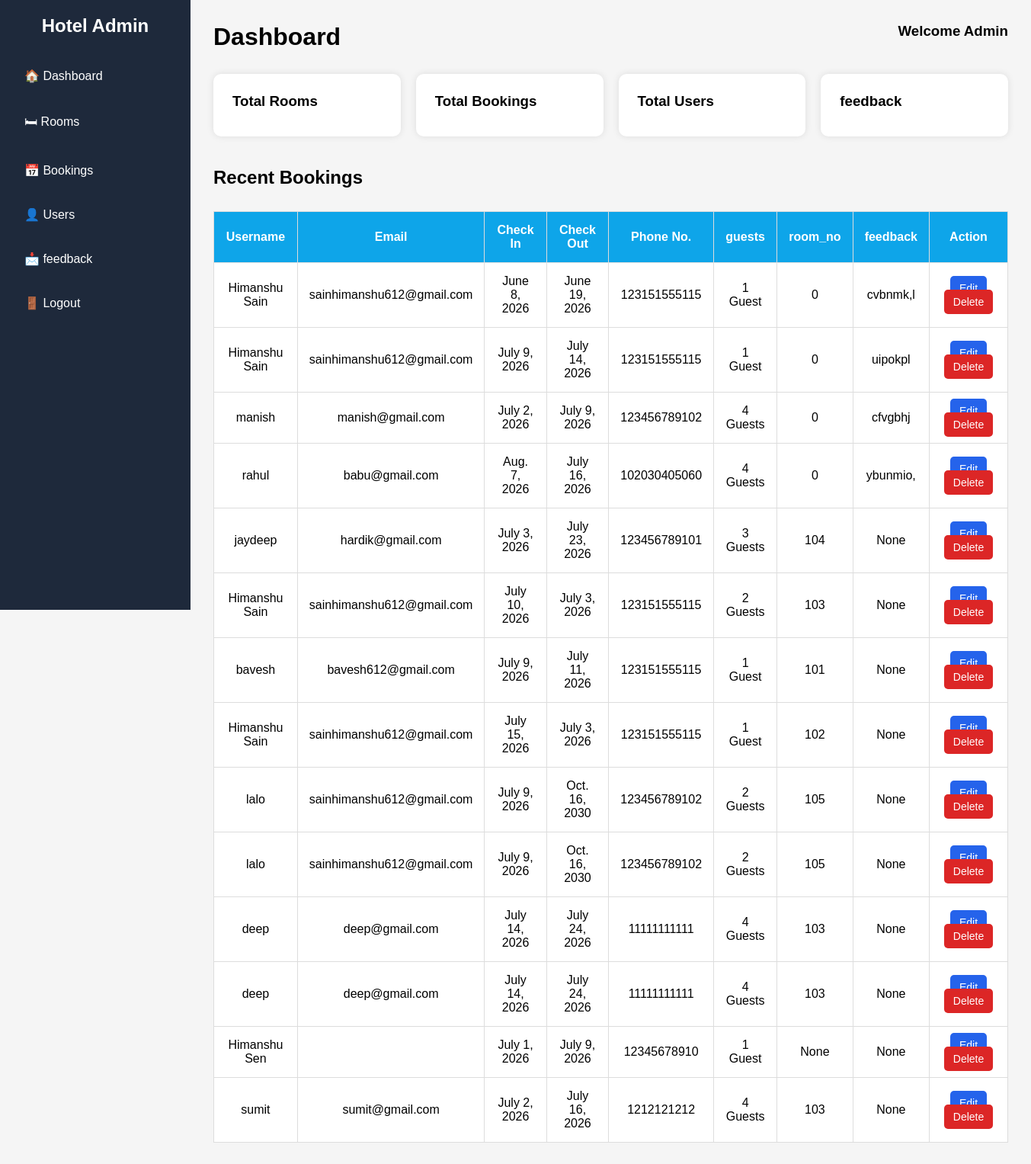
Screenshot of /admindata/ with the database file from the repository.
### app1/models.py (models this page shows)
class Booking(models.Model):
    room=models,models.ForeignKey(rooms, on_delete=models.CASCADE,null=True)
    name = models.CharField(max_length=30)
    email = models.EmailField()
    phone = models.CharField(max_length=12)
    room_no = models.IntegerField(null=True)
    check_in = models.DateField()
    check_out = models.DateField()
    room_price=models.ImageField()
    GUEST_CHOICES = [
        ("1 Guest", "1 Guest"),
        ("2 Guests", "2 Guests"),
        ("3 Guests", "3 Guests"),
        ("4 Guests", "4 Guests"),
    ]
    guests = models.CharField(max_length=20, choices=GUEST_CHOICES)
    ROOM_CHOICES = [
        ("Single Room", "Single Room"),
        ("Double Room", "Double Room"),
        ("Deluxe Room", "Deluxe Room"),
        ("Suite Room", "Suite Room"),
    ]
    room_type = models.CharField(max_length=50, choices=ROOM_CHOICES)
    message = models.TextField(blank=True, null=True)
    booking_date = models.DateTimeField(auto_now_add=True)

### app1/views.py (the view)
# urls.py: path("admindata/",views.admindata,name="admindata"),
def admindata(request):
    bookings = Booking.objects.all()
    return render(request,"admin/admindata.html",{"bookings":bookings})

### app1/templates/admin/admindata.html (shortened to what this page needs)
<!DOCTYPE html>
<html>
<head>
</head>
<body>
<div class="sidebar">
<h2>Hotel Admin</h2>
<ul>
<li><a href="{%url 'admindata'%}">🏠 Dashboard</a></li>
<li><a href="{% url 'roomdata'%}">🛏 Rooms</a></li>
<li><a href="{% url 'booking'%}">📅 Bookings</a></li>
<li><a href="{%url 'user'%}">👤 Users</a></li>
<li><a href="{% url 'feedback'%}">📩 feedback</a></li>
<li><a href="{% url 'logoutdata'%}">🚪 Logout</a></li>
</ul>
</div>
<div class="main">
<div class="header">
<h1>Dashboard</h1>
<h3>Welcome Admin</h3>
</div>
<div class="cards">
<div class="card">
<h3>Total Rooms</h3>
</div>
<div class="card">
<h3>Total Bookings</h3>
</div>
<div class="card">
<h3>Total Users</h3>
</div>
<div class="card">
<h3>feedback</h3>
</div>
</div>
<h2 style="margin-top:40px;">Recent Bookings</h2>
<table>
<tr>
<th>Username</th>
<th>Email</th>
<th>Check In</th>
<th>Check Out</th>
<th>Phone No.</th>
<th>guests</th>
<th>room_no</th>
<th>feedback</th>
<th>Action</th>
</tr>
{% for booking in bookings %}
<tr>
<td>{{ booking.name }}</td>
<td>{{ booking.email }}</td>
<td>{{ booking.check_in }}</td>
<td>{{ booking.check_out }}</td>
<td>{{ booking.phone  }}</td>
<td>{{ booking.guests }}</td>
<td>{{ booking.room_no }}</td>
<td>{{ booking.message}}</td>
<td>
<a href="{% url 'booking_edit' booking.id %}" class="edit-btn">
Edit
</a>
<a href="{% url 'delete_booking' booking.id %}"
class="delete-btn"
onclick="return confirm('Are you sure you want to delete this booking?')">
Delete
</a>
</td>
</tr>
{% endfor %}
</table>
</div>
</body>
</html>

### app1/templates/admin/admindata.html (style rules this page uses)
* { margin:0; padding:0; box-sizing:border-box; font-family:Arial; }
body { display:flex; background:#f5f5f5; }
.sidebar { width:250px; height:100vh; background:#1e293b; color:white; padding:20px; position:fixed; }
.sidebar h2 { text-align:center; margin-bottom:30px; }
.sidebar ul { list-style:none; }
.sidebar ul li { margin:15px 0; }
.sidebar ul li a { text-decoration:none; color:white; display:block; padding:12px; border-radius:6px; }
.main { margin-left:250px; width:100%; padding:30px; }
.header { display:flex; justify-content:space-between; margin-bottom:30px; }
.cards { display:grid; grid-template-columns:repeat(4,1fr); gap:20px; }
.card { background:white; padding:25px; border-radius:10px; box-shadow:0 0 10px rgba(0,0,0,.1); }
.card h3 { margin-bottom:10px; }
table { width:100%; margin-top:30px; background:white; border-collapse:collapse; }
table th,table td { padding:15px; border:1px solid #ddd; text-align:center; }
table th { background:#0ea5e9; color:white; }
.edit-btn, .delete-btn { padding:8px 12px; border-radius:5px; text-decoration:none; color:white; font-size:14px; margin:3px; }
.edit-btn { background:#2563eb; }
.delete-btn { background:#dc2626; }

### rows the page displays
Booking: name "Himanshu Sain", email "sainhimanshu612@gmail.com", check_in "June 8, 2026", check_out "June 19, 2026", phone "123151555115", guests "1 Guest", room_no "0", message "cvbnmk,l"
Booking: name "Himanshu Sain", email "sainhimanshu612@gmail.com", check_in "July 9, 2026", check_out "July 14, 2026", phone "123151555115", guests "1 Guest", room_no "0", message "uipokpl"
Booking: name "manish", email "manish@gmail.com", check_in "July 2, 2026", check_out "July 9, 2026", phone "123456789102", guests "4 Guests", room_no "0", message "cfvgbhj"
Booking: name "rahul", email "babu@gmail.com", check_in "Aug. 7, 2026", check_out "July 16, 2026", phone "102030405060", guests "4 Guests", room_no "0", message "ybunmio,"
Booking: name "jaydeep", email "hardik@gmail.com", check_in "July 3, 2026", check_out "July 23, 2026", phone "123456789101", guests "3 Guests", room_no "104", message "None"
Booking: name "Himanshu Sain", email "sainhimanshu612@gmail.com", check_in "July 10, 2026", check_out "July 3, 2026", phone "123151555115", guests "2 Guests", room_no "103", message "None"
Booking: name "bavesh", email "bavesh612@gmail.com", check_in "July 9, 2026", check_out "July 11, 2026", phone "123151555115", guests "1 Guest", room_no "101", message "None"
Booking: name "Himanshu Sain", email "sainhimanshu612@gmail.com", check_in "July 15, 2026", check_out "July 3, 2026", phone "123151555115", guests "1 Guest", room_no "102", message "None"
Booking: name "lalo", email "sainhimanshu612@gmail.com", check_in "July 9, 2026", check_out "Oct. 16, 2030", phone "123456789102", guests "2 Guests", room_no "105", message "None"
Booking: name "lalo", email "sainhimanshu612@gmail.com", check_in "July 9, 2026", check_out "Oct. 16, 2030", phone "123456789102", guests "2 Guests", room_no "105", message "None"
Booking: name "deep", email "deep@gmail.com", check_in "July 14, 2026", check_out "July 24, 2026", phone "11111111111", guests "4 Guests", room_no "103", message "None"
Booking: name "deep", email "deep@gmail.com", check_in "July 14, 2026", check_out "July 24, 2026", phone "11111111111", guests "4 Guests", room_no "103", message "None"
Booking: name "Himanshu Sen", check_in "July 1, 2026", check_out "July 9, 2026", phone "12345678910", guests "1 Guest", room_no "None", message "None"
Booking: name "sumit", email "sumit@gmail.com", check_in "July 2, 2026", check_out "July 16, 2026", phone "1212121212", guests "4 Guests", room_no "103", message "None"
